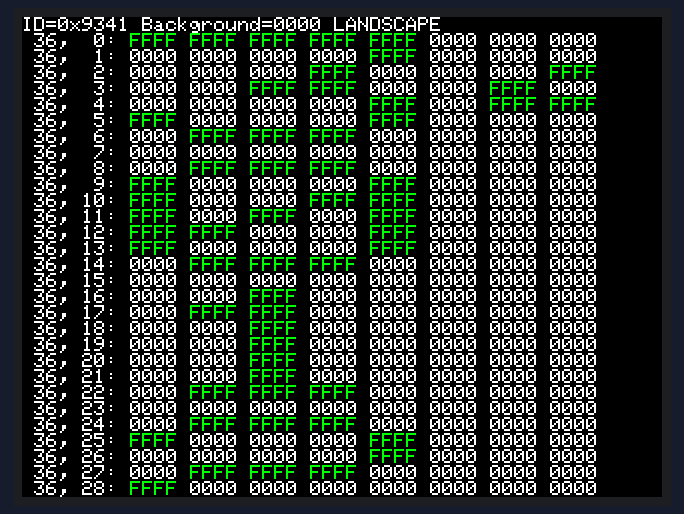
Bench run of a sketch on a simulated Arduino Uno, built with avr-gcc and run on an emulated ATmega328P. On the bench: 240×320 colour display.

Above: at 0.5 s.
At 11.0 s:
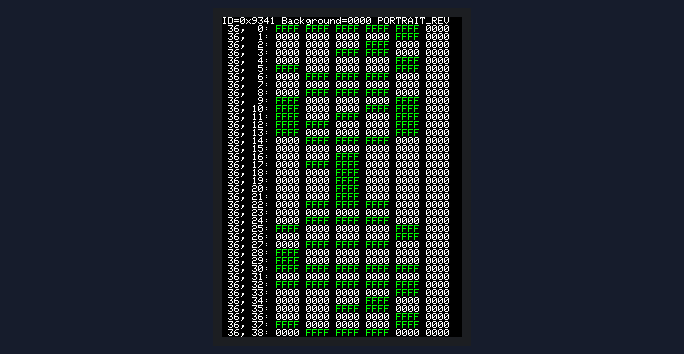
At 26.9 s:
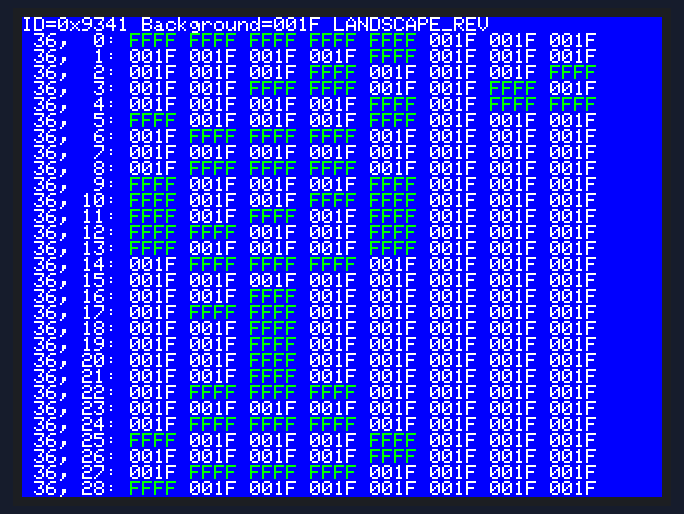
At 37.4 s:
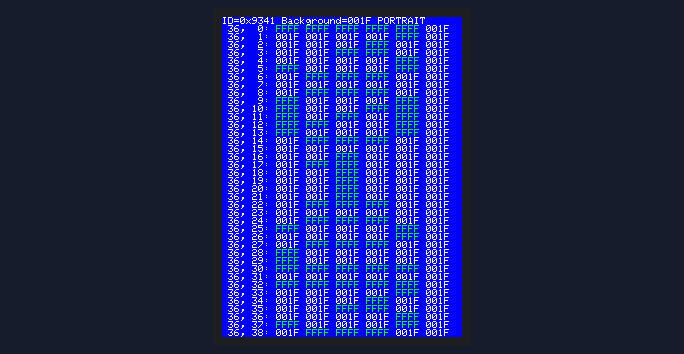

The sketch:

readpixel_kbv.ino
```cpp
#define LCD_CS A3 // Chip Select goes to Analog 3
#define LCD_CD A2 // Command/Data goes to Analog 2
#define LCD_WR A1 // LCD Write goes to Analog 1
#define LCD_RD A0 // LCD Read goes to Analog 0
#define LCD_RESET A4 // Can alternately just connect to Arduino's reset pin

#include <Adafruit_GFX.h> // Hardware-specific library
#include <MCUFRIEND_kbv.h>
MCUFRIEND_kbv tft;

//#include <Adafruit_TFTLCD.h> // Hardware-specific library
//Adafruit_TFTLCD tft(LCD_CS, LCD_CD, LCD_WR, LCD_RD, LCD_RESET);
//Adafruit_TFTLCD tft;

// Assign human-readable names to some common 16-bit color values:
#define	BLACK   0x0000
#define	BLUE    0x001F
#define	RED     0xF800
#define	GREEN   0x07E0
#define CYAN    0x07FF
#define MAGENTA 0xF81F
#define YELLOW  0xFFE0
#define WHITE   0xFFFF

void setup(void);
void loop(void);


void setup(void) {
    tft.reset();
   static uint16_t identifier;
    //    tft.reset();                 //we can't read ID on 9341 until begin()
    identifier = tft.readID();
  if(identifier == 0x9325) {
    Serial.println(F("Found ILI9325 LCD driver"));
  } else if(identifier == 0x9328) {
    Serial.println(F("Found ILI9328 LCD driver"));
  } else if(identifier == 0x4535) {
    Serial.println(F("Found LGDP4535 LCD driver"));
  }else if(identifier == 0x7575) {
    Serial.println(F("Found HX8347G LCD driver"));
  } else if(identifier == 0x9341) {
    Serial.println(F("Found ILI9341 LCD driver"));
  }else if(identifier == 0x7783) {
    Serial.println(F("Found ST7781 LCD driver"));
  }else if(identifier == 0x8230) {
    Serial.println(F("Found UC8230 LCD driver"));
  }
  else if(identifier == 0x8357) {
    Serial.println(F("Found HX8357D LCD driver"));
  } else if(identifier==0x0101)
  {
      identifier=0x9341;
       Serial.println(F("Found 0x9341 LCD driver"));
  }else {
    Serial.print(F("Unknown LCD driver chip: "));
    Serial.println(identifier, HEX);
    Serial.println(F("If using the Adafruit 2.8\" TFT Arduino shield, the line:"));
    Serial.println(F("  #define USE_ADAFRUIT_SHIELD_PINOUT"));
    Serial.println(F("should appear in the library header (Adafruit_TFT.h)."));
    Serial.println(F("If using the breakout board, it should NOT be #defined!"));
    Serial.println(F("Also if using the breakout, double-check that all wiring"));
    Serial.println(F("matches the tutorial."));
    identifier=0x9341;

  }
    tft.begin(identifier);
    tft.setRotation(0);
}

uint16_t colors[] = {
    BLACK, BLUE
};

void colordump(uint16_t x, uint16_t y)
{
    uint16_t pixel, pixels[32];
    char i, j, buf[20], dirty;
    uint8_t wid = (tft.width() - 9 * 6)/ (5 * 6), ht = (tft.height() / 8) - 1;
    tft.setTextColor(WHITE);
    tft.setTextSize(1);
    for (j = 0; j < ht; j++) {
        sprintf(buf, "%3d,%3d:", x, y + j);
        tft.print(buf);
        dirty = 1;
        for (i = 0; i < wid; i++) {
#if 1 && defined(MCUFRIEND_KBV_H_)
            if (dirty) tft.readGRAM(x, y + j, pixels, wid, 1);
            dirty = 0;
            pixel = pixels[i];
#else
            pixel = tft.readPixel(x + i, y + j);
#endif
            tft.print(" ");
            if (pixel == WHITE) tft.setTextColor(GREEN);
            sprintf(buf, "%04X", pixel);
            tft.print(buf);
            tft.setTextColor(WHITE);
        }
        tft.println();
    }
}

uint16_t bgr(uint16_t color)
{
    return ((color & 0xF800) >> 11) | (color & 0x7E0) | (color & 0x1F) << 11;
}

void duffcolor(uint16_t color)
{
    uint16_t pixel, x, y;
    char done, buf[20];
    uint16_t BGR = bgr(color);
    for (done = 0, y = 0; y < 320 && !done; y++) {
        for (x= 0; x < 240; x++) {
            //            pixel = readxy(x, y);
            pixel = tft.readPixel(x, y);
            if (pixel != BGR) {
                done = 1;
                sprintf(buf, "0x%04X @ %d, %d", pixel, x, y);
                tft.println(buf);
                break;
            }
        }
    }
}

uint8_t aspect;
char *aspectname[] = {
    "PORTRAIT", "LANDSCAPE", "PORTRAIT_REV", "LANDSCAPE_REV"
};

void loop(void)
{
    uint16_t iter, color;
    char buf[80];
    aspect = (aspect + 1) & 3;
    tft.setRotation(aspect);
    for (iter = 0; iter < sizeof(colors) / sizeof(uint16_t); iter++) {
        color = colors[iter];
        tft.fillScreen(color);
        tft.setTextColor(WHITE);
        tft.setTextSize(1);
        tft.setCursor(0, 0);
        sprintf(buf, "ID=0x%04X Background=%04X %s",
           tft.readID(), color, aspectname[aspect]);
        tft.println(buf);
        colordump(6 * 6, 0);
        //    duffcolor(color);
        delay(5000);
    }
}
```

Measured:
- what the display in image 0 shows lasts 5.0 s, from 0.4 s to 5.4 s
